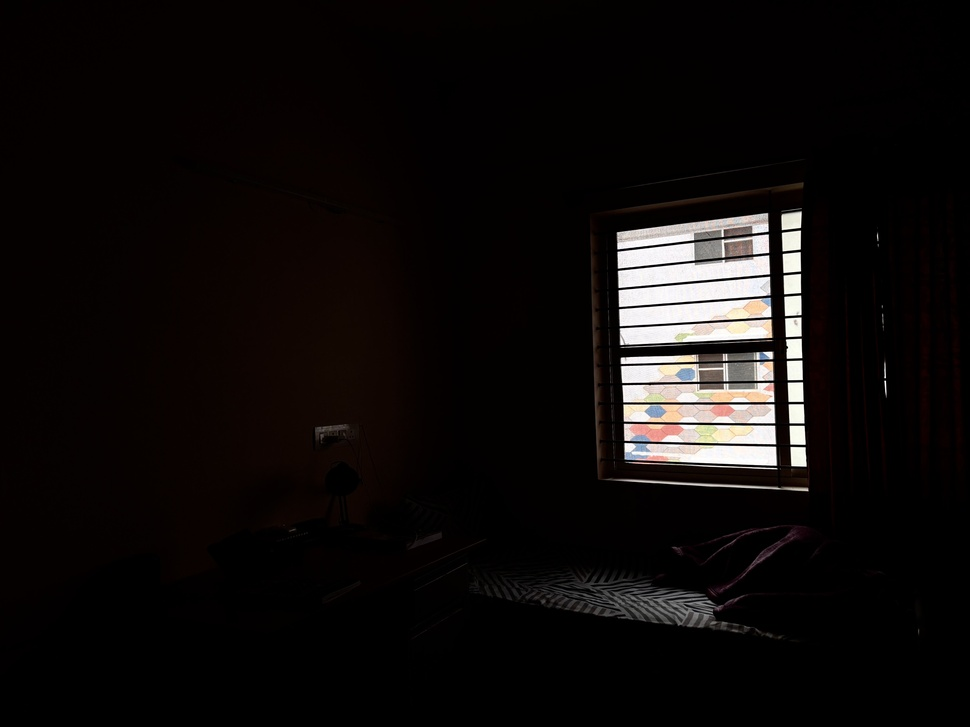
#> input picture underexposed.jpg, 970 x 727 px, shrunk from 4160 x 3120 before the run
$ python as3.py
#> lines starting #> are read from the running program, lines starting #| are printed output that depends on the picture
import cv2
import numpy as np

# Load images
img1 = cv2.imread('underexposed.jpg')
#> img1 is the input picture: shape (727, 970, 3); mean B, G, R 12, 12.8, 16
img2 = cv2.imread('midexposed.jpg')
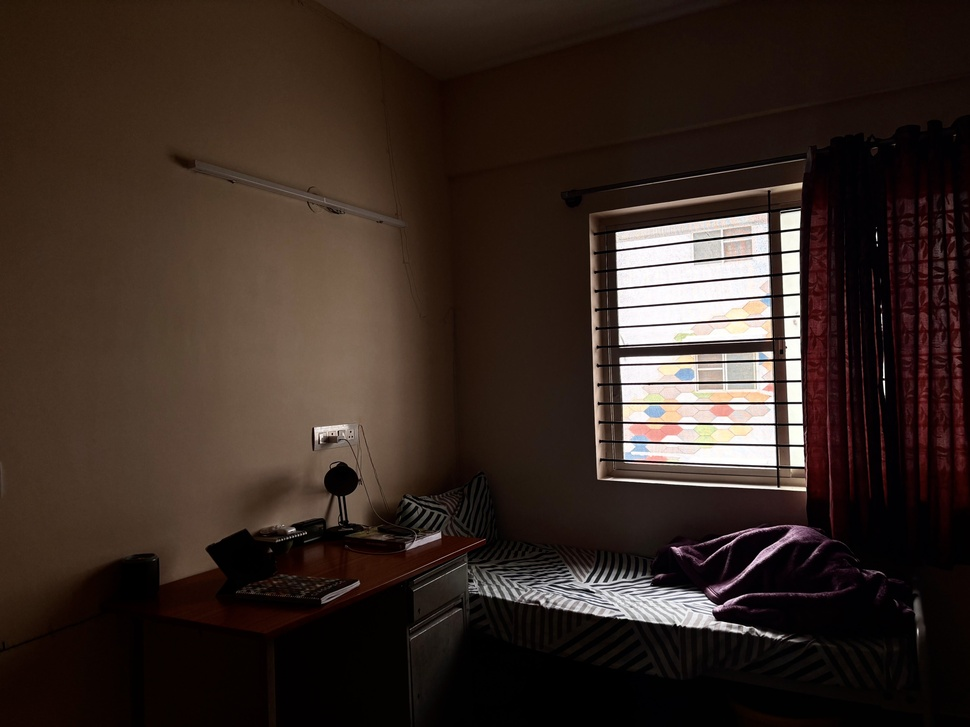
#> input picture midexposed.jpg, 970 x 727 px, shrunk from 4160 x 3120 before the run
#> img2 is the input picture: shape (727, 970, 3); mean B, G, R 34.5, 41.3, 55.1
img3 = cv2.imread('overexposed.jpg')
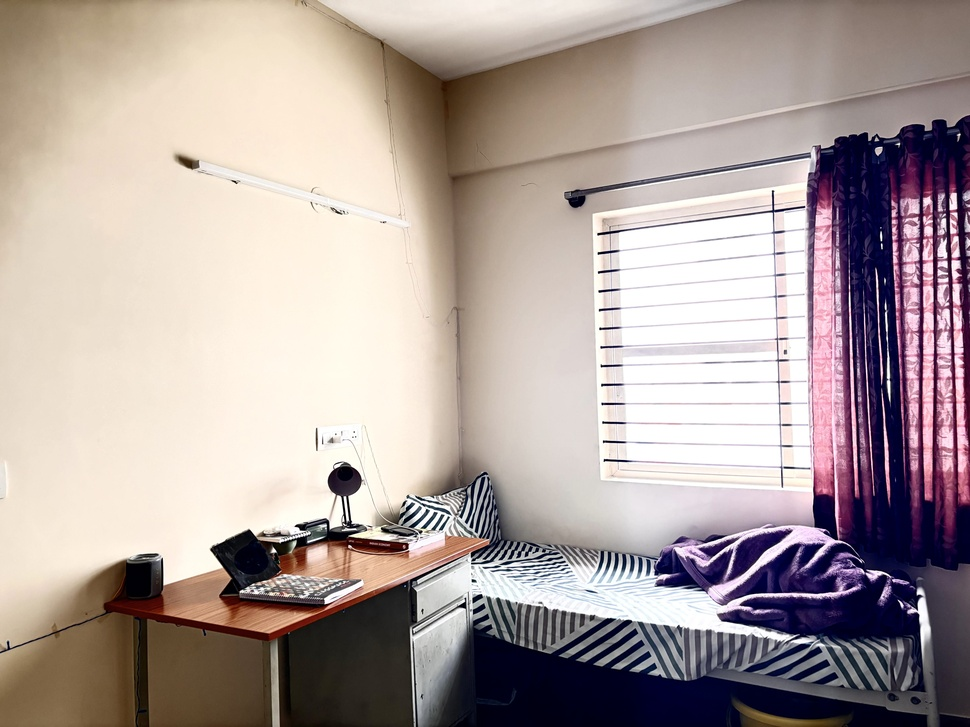
#> input picture overexposed.jpg, 970 x 727 px, shrunk from 4160 x 3120 before the run
#> img3 is the input picture: shape (727, 970, 3); mean B, G, R 156.8, 160.3, 173.8

# Check if images are loaded properly
if img1 is None or img2 is None or img3 is None:
    print("Error: One or more images could not be loaded.")
    exit()

# Merge images to create HDR using exposure fusion
merge_mertens = cv2.createMergeMertens()
hdr = merge_mertens.process([img1, img2, img3])
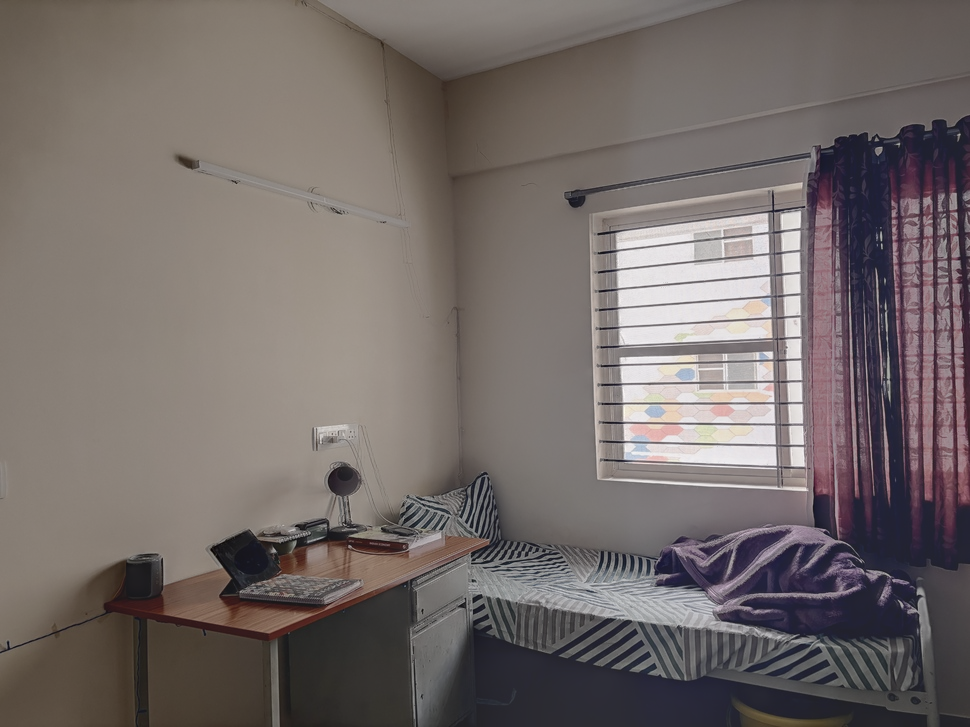
#> hdr: shape (727, 970, 3) float32; mean B, G, R 0.342, 0.358, 0.417; drawn with min black and max white

# Ensure HDR values are within the range [0, 1] before converting to 8-bit
hdr = cv2.normalize(hdr, None, 0, 1, cv2.NORM_MINMAX)

# Check for NaN or Inf values in HDR and replace them with 0 if present
if np.any(np.isnan(hdr)) or np.any(np.isinf(hdr)):
    print("Warning: HDR image contains NaN or Inf values.")
    hdr = np.nan_to_num(hdr)  # Replace NaN and Inf with 0

# Convert HDR to 8-bit for display
hdr_8bit = (hdr * 255).astype('uint8')

# Save HDR image
cv2.imwrite('hdr_image.jpg', hdr_8bit)

# Tonemap HDR image for display in LDR (Low Dynamic Range)
tonemap = cv2.createTonemap(gamma=2.2)  # Try adjusting gamma if needed
ldr = tonemap.process(hdr)
#> ldr: shape (727, 970, 3) float32; 0% of the values are NaN or infinite; the others: min 0.0739, max 1, mean 0.666

# Clamp LDR values to [0, 1] before converting to 8-bit
ldr = np.clip(ldr, 0, 1)

# Convert to 8-bit for display
ldr_8bit = (ldr * 255).astype('uint8')
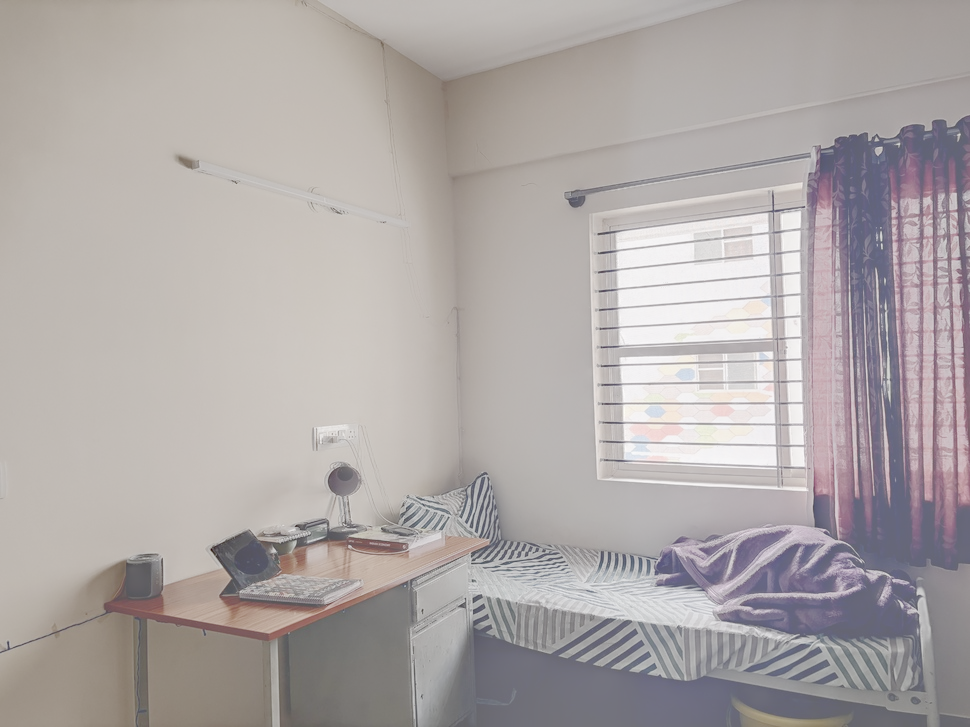
#> ldr_8bit: shape (727, 970, 3); mean B, G, R 166.7, 167.7, 173.9

# Save LDR image
cv2.imwrite('ldr_image.jpg', ldr_8bit)

print("HDR and LDR images have been saved.")
